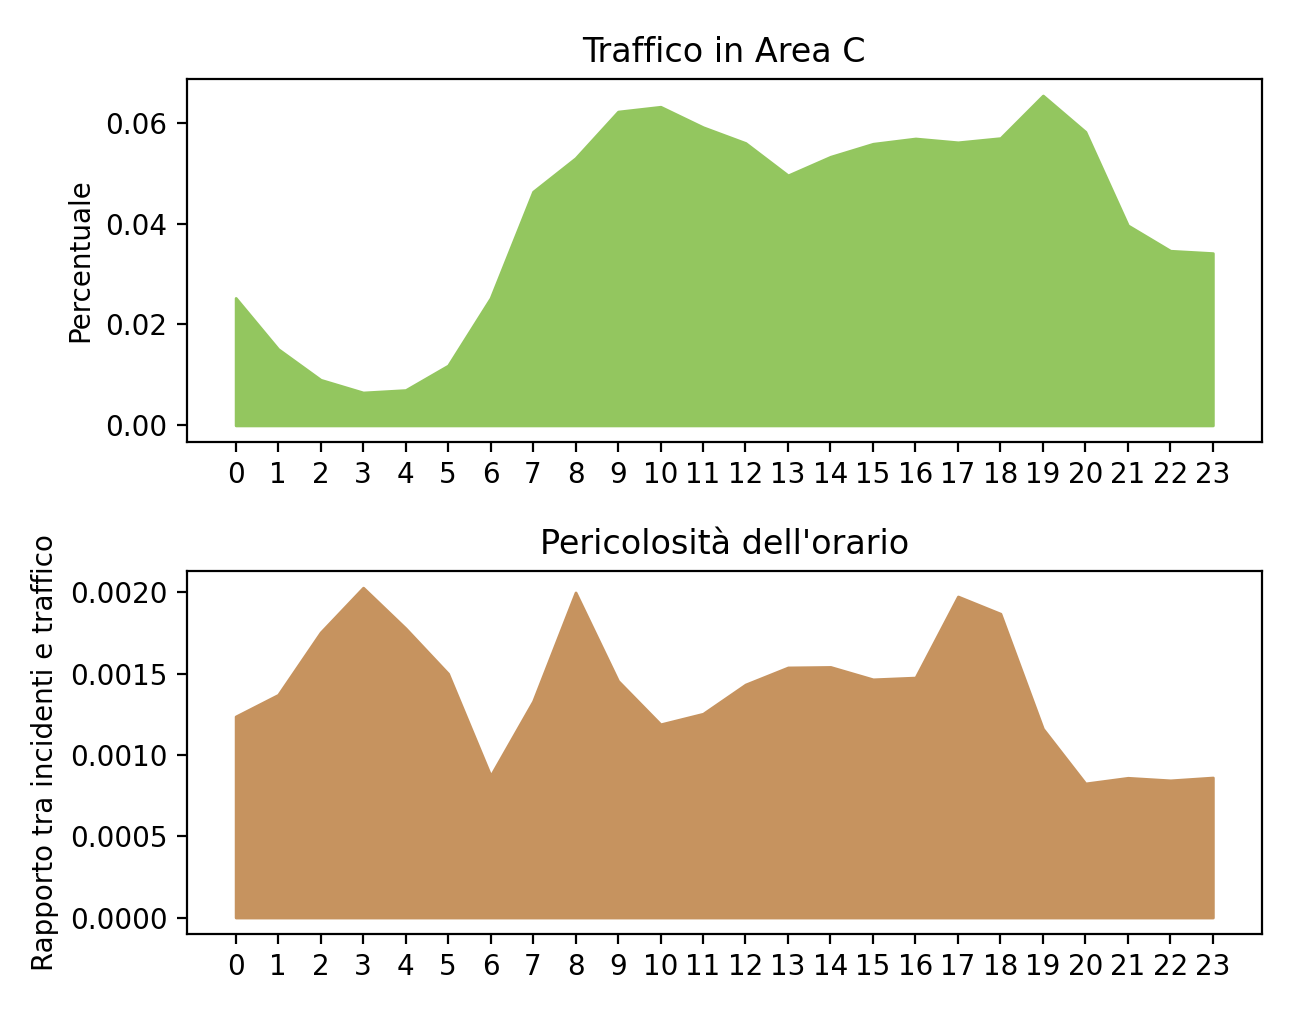

Write Python code to recreate this figure.

import pandas as pd
import matplotlib.pyplot as plt
import numpy as np

path = "dataset/area_c/orari_2016.csv"

data = pd.read_csv(path, sep=';')

ora = pd.Series()
for f in data['hour'].unique():
    ora = ora.append(
        pd.Series(data[data['hour'] == f]['totale'].sum()), 
        ignore_index=True
        )

path = "dataset/incidenti/incidenti_2016.txt"

incidenti = pd.read_csv(path, sep="\t", encoding='latin1')
incidenti = incidenti[incidenti['Ora'] != 25]

incidenti_per_ora = incidenti[incidenti['provincia'] == 15]['Ora'].value_counts().sort_index()

incidenti_per_ora.index = range(0,24)

ora_media = ora.mean()

accessi_area_c_per_ora =  ora.drop(index=24)

plt.subplot(2,1,1)
plt.fill_between(accessi_area_c_per_ora.index, accessi_area_c_per_ora / accessi_area_c_per_ora.sum(), color='#93c65f')
plt.xticks(range(0,24))
plt.ylabel("Percentuale")
plt.title("Traffico in Area C")
plt.tight_layout()

rapp_inc_traff = incidenti_per_ora / accessi_area_c_per_ora

plt.subplot(2,1,2)
plt.fill_between(rapp_inc_traff.index, rapp_inc_traff, color='#c6935f')
plt.ylabel("Rapporto tra incidenti e traffico")
plt.title("Pericolosità dell'orario")
plt.xticks(range(0,24))
plt.tight_layout()

plt.show()
